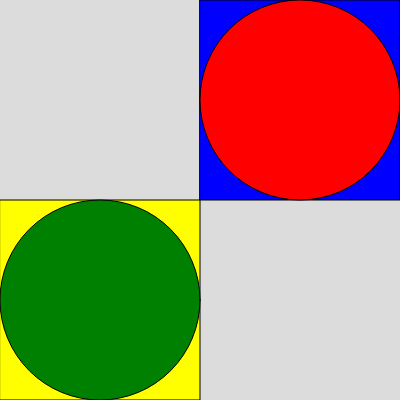
Frame 1 (no input)
Frame 60 (no input): identical to frame 1, image omitted
Frame 120 (the mouse pressed at the canvas centre since frame 60): identical to frame 1, image omitted

The p5.js sketch that drew this single still picture (run headless with seeded random() and noise() and a simulated clock; from frame 60 on, the mouse is pressed at the canvas centre):

// p5.js sketch
// ── sketch.js
function setup() {
  createCanvas(400, 400);
}

function draw() {
  background(220);
  fill(color('blue'));
  square(200, 0, 200);
  fill(color('red'));
  circle(300, 100, 200);
  fill(color('yellow'));
  square(0, 200, 200);
  fill(color('green'));
  circle(100, 300, 200); 
  

}
